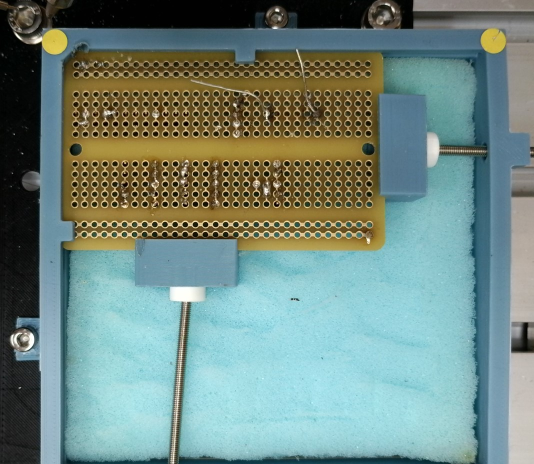
#> input picture data/test_images/TEST_11.jpg, 1068 x 928 px (shown at 1/2 size)
$ python -i image_processing.py   (imports and definitions only)
#> lines starting #> are read from the running program, lines starting #| are printed output that depends on the picture; after the words box and inside, x2 and y2 are one past the last pixel; in counts of white or black regions, pixels touching at a corner belong together
#> further down, picture is the input picture: shape (928, 1068, 3); mean B, G, R 128.6, 136.6, 114
from typing import List
import cv2
import numpy as np
import math
import sys
import os

IMG_PATH = r"C:\Users\piram\Desktop\solderbot\data\test_images\TEST_11.jpg"  # Update this to your image path


class ImageProcessor:
    def __init__(self, image_source, protoboard_type="standard", verbose=False):
        self.image = image_source
        self.image_copy = image_source.copy()  # for adding markings
        self.protoboard_type = protoboard_type
        self.verbose = verbose
        self.valid_x = None
        self.valid_y = None
        self.cleaned_grid = None
        self.cleaned_points = None
        self.keypoints = None

        self.first_hole_pixel = None
        self.pixel_home = [0, 0]  # x,y
        self.pixel_mm_ratio = 1  # mm per pixel, to be calibrated based on the actual board and camera setup

        # Yellow circle detection results
        self.yellow_circle_centers = (
            []
        )  # List of (x, y) tuples for detected yellow circles

        # ArUco marker detection results
        self.aruco_centers = []  # List of (x, y) tuples for detected ArUco marker centers
        self.aruco_ids = []      # List of marker IDs corresponding to aruco_centers

    # [199 lines left out: functions find_pixel_locations, find_blob_center, filter_keypoints, find_valleys, not called in this run]

    def detect_yellow_circles(self):
        """
        Detects two yellow circles from the image and stores their center coordinates.
        Returns a list of (x, y) tuples for the detected circle centers.
        """
        self.yellow_circle_centers = []

        hsv = cv2.cvtColor(self.image_copy, cv2.COLOR_BGR2HSV)
#> hsv: shape (928, 1068, 3); mean H, S, V 66.9, 95.4, 147.2

        # Yellow color range in HSV
        lower_yellow = np.array([20, 100, 100])
        upper_yellow = np.array([35, 255, 255])

        # Apply mask
        mask = cv2.inRange(hsv, lower_yellow, upper_yellow)
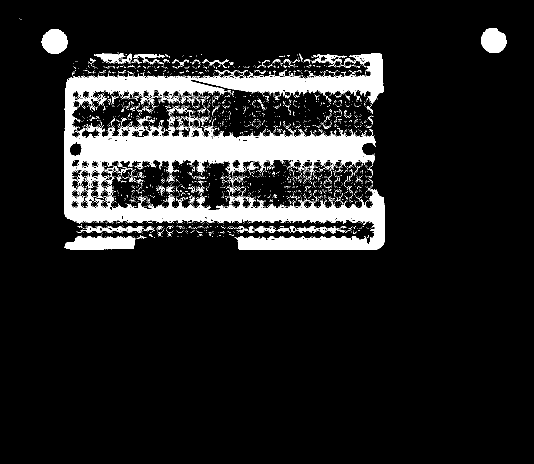
#> mask: shape (928, 1068) (shown at 1/2 size); 11.2% white; 2983 white regions (2877 under 20 px), largest, box (x1, y1, x2, y2) and area: (128, 106, 770, 500) 88689, (128, 472, 271, 499) 3127, (82, 59, 135, 108) 1987

        cv2.imshow("Yellow Mask", mask)
        # Clean up the mask (removes noise)
        kernel = np.ones((5, 5), np.uint8)
        mask = cv2.morphologyEx(mask, cv2.MORPH_OPEN, kernel)
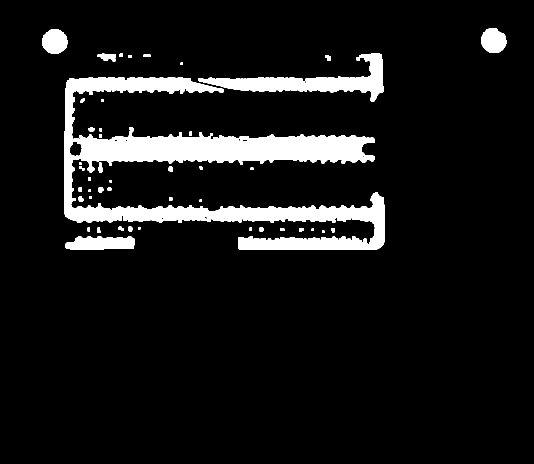
#> mask: shape (928, 1068) (shown at 1/2 size); 8.6% white; 47 white regions

        # Find contours
        contours, _ = cv2.findContours(mask, cv2.RETR_EXTERNAL, cv2.CHAIN_APPROX_SIMPLE)
#> contours = 47 contours, 8 with area under 20; largest, box (x1, y1, x2, y2) and area: (128, 154, 769, 500) 63372, (396, 107, 767, 204) 10116, (130, 472, 269, 499) 2930, (84, 59, 135, 108) 1908, (962, 57, 1013, 106) 1883

        for cnt in contours:
            area = cv2.contourArea(cnt)
            if area > 800:
                # Check circularity
                perimeter = cv2.arcLength(cnt, True)
                if perimeter > 0:
                    circularity = 4 * np.pi * area / (perimeter * perimeter)

                    # Only accept circular shapes (circularity > 0.7)
                    if circularity > 0.6:
                        print(
                            f"Detected yellow contour with area {area} and circularity {circularity:.2f}"
                        )
                        # Calculate centroid using moments
                        M = cv2.moments(cnt)

                        if M["m00"] != 0:
                            cx = int(M["m10"] / M["m00"])
                            cy = int(M["m01"] / M["m00"])

                            self.yellow_circle_centers.append((cx, cy))

                            # Draw center and visualization
                            cv2.circle(
                                self.image_copy, (cx, cy), 5, (0, 255, 255), -1
                            )  # Yellow dot at center
                            cv2.putText(
                                self.image_copy,
                                f"Yellow: {cx},{cy}",
                                (cx - 20, cy - 20),
                                cv2.FONT_HERSHEY_SIMPLEX,
                                0.5,
                                (255, 255, 255),
                                2,
                            )

                            # Draw the outer circle for visualization
                            (x, y), radius = cv2.minEnclosingCircle(cnt)
                            cv2.circle(
                                self.image_copy,
                                (int(x), int(y)),
                                int(radius),
                                (0, 255, 255),
                                2,
                            )
#> this loop made 47 passes
#> (area, perimeter, circularity, cx, cy, x, y, radius) on passes 46 to 47: (1908.5, 167.3, 0.857, 109, 82, 109, 83.34, 25.83), (1883, 167.9, 0.84, 986, 81, 986.7, 80.59, 26.12)
#> (area, perimeter, circularity) on passes 1, 38, 43: (2929.5, 338.3, 0.322), (63371.5, 5526.9, 0.0261), (10116, 1091.3, 0.107)
#| Detected yellow contour with area 1908.5 and circularity 0.86
#| Detected yellow contour with area 1883.0 and circularity 0.84
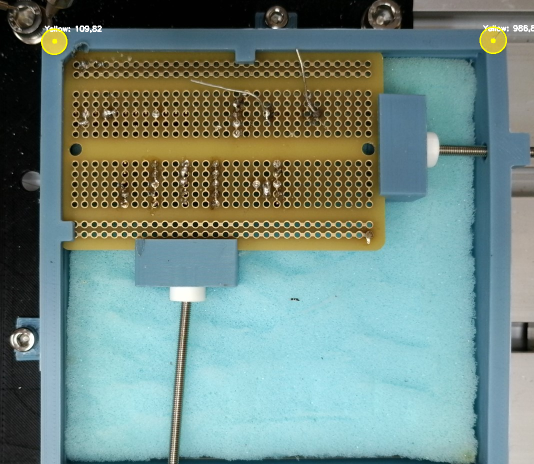
#> self.image_copy: shape (928, 1068, 3) (shown at 1/2 size); 0.25% of pixels changed, all inside (x1, y1, x2, y2) = (82, 50, 1068, 110)
#> after the loop, self.yellow_circle_centers = [(109, 82), (986, 81)]

        if self.verbose:
            cv2.imshow("Yellow Circle Detection", self.image_copy)
            cv2.waitKey(0)
            cv2.destroyAllWindows()

        if self.verbose:
            if len(self.yellow_circle_centers) >= 2:
                print(f"Detected {len(self.yellow_circle_centers)} yellow circles:")
                for i, (cx, cy) in enumerate(self.yellow_circle_centers[:2]):
                    print(f"  Circle {i+1}: x={cx}, y={cy}")
            else:
                print(
                    f"Warning: Expected 2 yellow circles, found {len(self.yellow_circle_centers)}"
                )

        return self.yellow_circle_centers


    # [77 lines left out: function detect_aruco_markers, not called in this run]


# [3 lines not run here, left out]

>>> import cv2
>>> picture = cv2.imread('../data/test_images/TEST_11.jpg')
>>> result = ImageProcessor(picture).detect_yellow_circles()
#> result = [(109, 82), (986, 81)]
